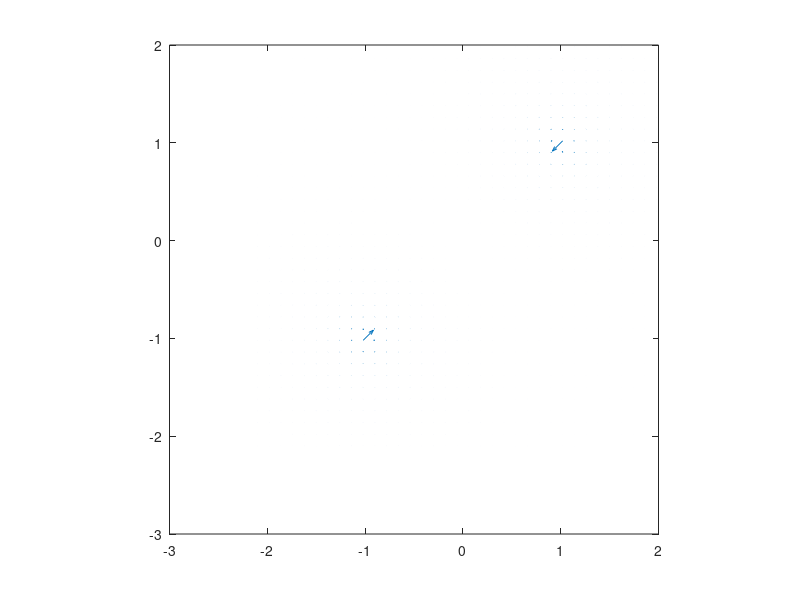

Write MATLAB code to recreate this figure.
clear; clf; hold off;
xa=-2.1:0.12:2;
ya=-2.1:0.12:2;
k = 1
q1=-1; q2=-1;
x1=+1; x2=-1;
y1=+1; y2=-1;
[x,y]=meshgrid(xa,ya);
Ex=k*q1*(x-x1)./((x-x1).^2+(y-y1).^2).^(1.5)+k*q2*(x-x2)./((x-x2).^2+(y-y2).^2).^(1.5);
Ey=k*q1*(y-y1)./((x-x1).^2+(y-y1).^2).^(1.5)+k*q2*(y-y2)./((x-x2).^2+(y-y2).^2).^(1.5);
quiver(x,y,Ex,Ey);
axis square
